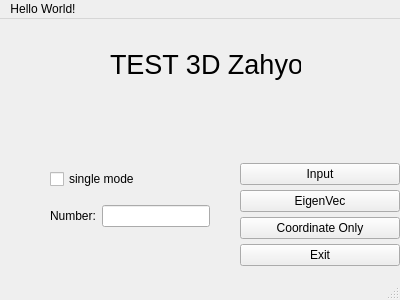
<?xml version="1.0" encoding="UTF-8"?>
<ui version="4.0">
 <class>MainWindow</class>
 <widget class="QMainWindow" name="MainWindow">
  <property name="geometry">
   <rect>
    <x>0</x>
    <y>0</y>
    <width>400</width>
    <height>300</height>
   </rect>
  </property>
  <property name="windowTitle">
   <string>ControlWindow</string>
  </property>
  <widget class="QWidget" name="centralwidget">
   <widget class="QWidget" name="verticalLayoutWidget">
    <property name="geometry">
     <rect>
      <x>50</x>
      <y>140</y>
      <width>160</width>
      <height>80</height>
     </rect>
    </property>
    <layout class="QVBoxLayout" name="verticalLayout">
     <item>
      <widget class="QCheckBox" name="checkSingle">
       <property name="text">
        <string>single mode</string>
       </property>
      </widget>
     </item>
     <item>
      <layout class="QHBoxLayout" name="horizontalLayout">
       <item>
        <widget class="QLabel" name="label_num">
         <property name="sizePolicy">
          <sizepolicy hsizetype="Fixed" vsizetype="Preferred">
           <horstretch>0</horstretch>
           <verstretch>0</verstretch>
          </sizepolicy>
         </property>
         <property name="text">
          <string>Number:</string>
         </property>
        </widget>
       </item>
       <item>
        <widget class="QLineEdit" name="lineEdit_num"/>
       </item>
      </layout>
     </item>
    </layout>
   </widget>
   <widget class="QWidget" name="verticalLayoutWidget_2">
    <property name="geometry">
     <rect>
      <x>240</x>
      <y>140</y>
      <width>160</width>
      <height>113</height>
     </rect>
    </property>
    <layout class="QVBoxLayout" name="verticalLayout_2">
     <property name="spacing">
      <number>1</number>
     </property>
     <item>
      <widget class="QPushButton" name="inputButton">
       <property name="text">
        <string>Input</string>
       </property>
      </widget>
     </item>
     <item>
      <widget class="QPushButton" name="eigvecButton">
       <property name="text">
        <string>EigenVec</string>
       </property>
      </widget>
     </item>
     <item>
      <widget class="QPushButton" name="zahyoButton">
       <property name="text">
        <string>Coordinate Only</string>
       </property>
      </widget>
     </item>
     <item>
      <widget class="QPushButton" name="exitButton">
       <property name="text">
        <string>Exit</string>
       </property>
      </widget>
     </item>
    </layout>
   </widget>
   <widget class="QLabel" name="label_title">
    <property name="geometry">
     <rect>
      <x>110</x>
      <y>20</y>
      <width>191</width>
      <height>51</height>
     </rect>
    </property>
    <property name="font">
     <font>
      <pointsize>20</pointsize>
     </font>
    </property>
    <property name="text">
     <string>TEST 3D Zahyo</string>
    </property>
   </widget>
  </widget>
  <widget class="QMenuBar" name="menubar">
   <property name="geometry">
    <rect>
     <x>0</x>
     <y>0</y>
     <width>400</width>
     <height>22</height>
    </rect>
   </property>
   <widget class="QMenu" name="menuHello_World">
    <property name="title">
     <string>Hello World!</string>
    </property>
   </widget>
   <addaction name="menuHello_World"/>
  </widget>
  <widget class="QStatusBar" name="statusbar"/>
 </widget>
 <resources/>
 <connections/>
</ui>
